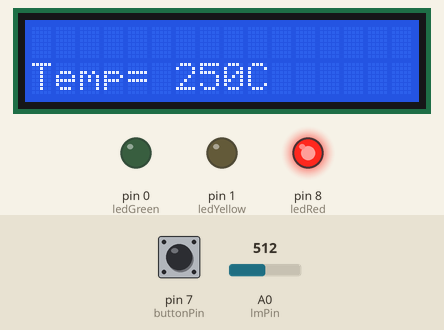
Bench run of a sketch on a simulated Arduino Uno, built with avr-gcc and run on an emulated ATmega328P. On the bench: 16×2 character LCD, output pins drawn as LEDs (lit = HIGH). The inputs (shaded band) are chosen by the test bench; at power-on: A0 (lmPin) = 512, pin 7 (buttonPin) LOW.

Above: at 2.0 s.
2.1 s: A0 (lmPin) set to 67
At 2.9 s:
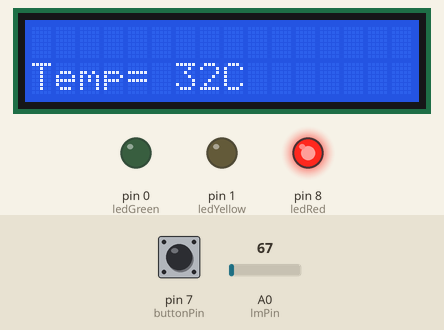
3.6 s: A0 (lmPin) set to 56
At 4.1 s:
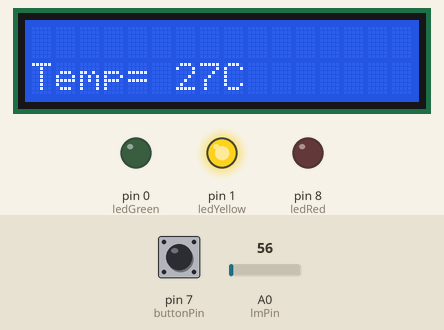
5.1 s: A0 (lmPin) set to 38
At 6.3 s:
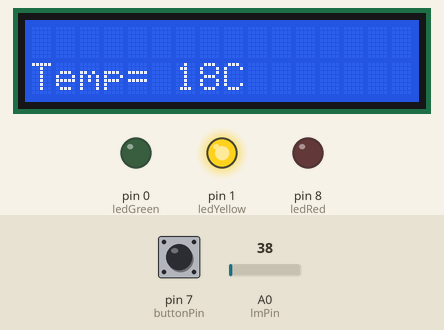
6.6 s: A0 (lmPin) set to 31
At 7.5 s:
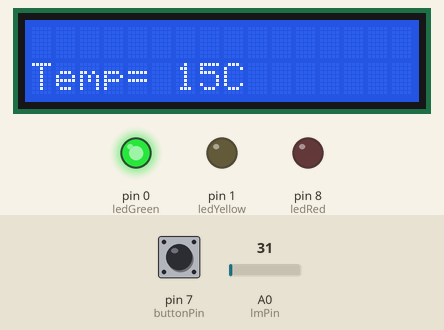
Timing chart, 0 to 9.1 s (numbered marks = the images above; inputs shaded):
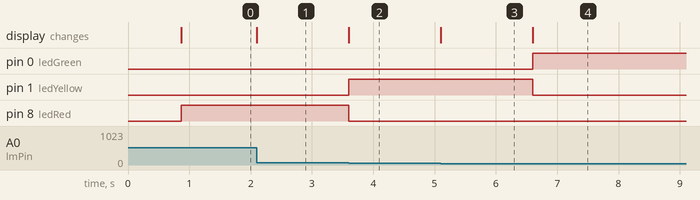

The sketch:

bai10.ino
```cpp
#include <LiquidCrystal.h>
LiquidCrystal lcd(12, 11, 5, 4, 3, 2);

int lmPin = A0;
int buttonPin = 7;
int ledGreen = 0;
int ledYellow = 1;
int ledRed = 8;

bool show = true;
bool lastButtonState = 0;
int lastTimeChange = 0;
int timeDelay = 200;

void setup() {
  pinMode(buttonPin, INPUT);
  pinMode(ledGreen, OUTPUT);
  pinMode(ledYellow, OUTPUT);
  pinMode(ledRed, OUTPUT);
  lcd.begin(16, 2);
  lcd.print("Do nhiet do!");
  delay(800);
  lcd.clear();
}

void loop() {
  bool btn = digitalRead(buttonPin);
  if (btn != lastButtonState) lastTimeChange = millis();
  if ((millis() - lastTimeChange) > timeDelay) {
    if (btn == 1 && lastButtonState == 0) show = !show;
  }
  lastButtonState = btn;

  int inputTemp = analogRead(lmPin);
  long tempC = (long)inputTemp * 500 / 1023;
  long tempDisplay = 0;

  if (show) {
    tempDisplay = tempC;
  } else {
    tempDisplay = (tempC * 9) / 5 + 32;
  }

  lcd.setCursor(0, 1);
  lcd.print("Temp= ");
  lcd.print(tempDisplay);
  if (show) lcd.print("C ");
  else lcd.print("F ");
  lcd.print("      ");

  if (tempC < 17) {
    digitalWrite(ledGreen, 1);
    digitalWrite(ledYellow, 0);
    digitalWrite(ledRed, 0);
  } else if (tempC <= 30) {
    digitalWrite(ledGreen, 0);
    digitalWrite(ledYellow, 1);
    digitalWrite(ledRed, 0);
  }
  else {
    digitalWrite(ledGreen, 0);
    digitalWrite(ledYellow, 0);
    digitalWrite(ledRed, 1);
  }


}
```

Measured:
- the behaviour switches between 64 and 63 on A0 (lmPin) (found by bisection; images 1 and 2)
- the behaviour switches between 35 and 34 on A0 (lmPin) (found by bisection; images 3 and 4)
- after the input at 2.1 s, the display: changes at once (image 1)
- after the input at 3.6 s, pin 1 (ledYellow): LOW → HIGH at once; pin 8 (ledRed): HIGH → LOW at once; the display: changes at once (image 2)
- after the input at 5.1 s, the display: changes at once (image 3)
- after the input at 6.6 s, pin 0 (ledGreen): LOW → HIGH at once; pin 1 (ledYellow): HIGH → LOW at once; the display: changes at once (image 4)
